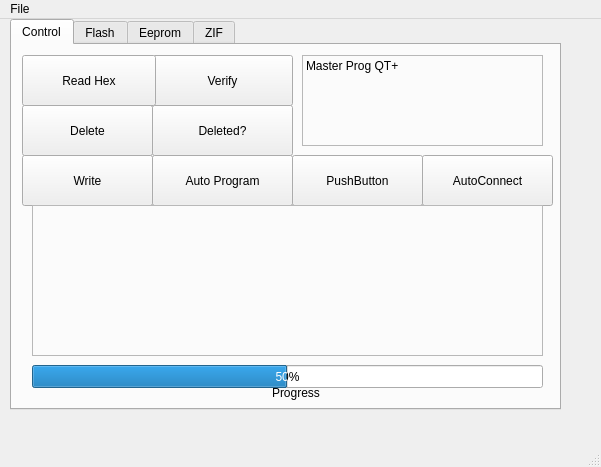
<?xml version="1.0" encoding="UTF-8"?>
<ui version="4.0">
 <class>MainWindow</class>
 <widget class="QMainWindow" name="MainWindow">
  <property name="geometry">
   <rect>
    <x>0</x>
    <y>0</y>
    <width>601</width>
    <height>467</height>
   </rect>
  </property>
  <property name="sizePolicy">
   <sizepolicy hsizetype="Fixed" vsizetype="Preferred">
    <horstretch>0</horstretch>
    <verstretch>0</verstretch>
   </sizepolicy>
  </property>
  <property name="windowTitle">
   <string>MainWindow</string>
  </property>
  <widget class="QWidget" name="centralWidget">
   <widget class="QTabWidget" name="tabWidget">
    <property name="geometry">
     <rect>
      <x>10</x>
      <y>0</y>
      <width>551</width>
      <height>391</height>
     </rect>
    </property>
    <property name="toolTip">
     <string extracomment="Hola"/>
    </property>
    <property name="currentIndex">
     <number>0</number>
    </property>
    <widget class="QWidget" name="tabControl">
     <attribute name="title">
      <string>Control</string>
     </attribute>
     <widget class="QPushButton" name="btnVerify">
      <property name="geometry">
       <rect>
        <x>140</x>
        <y>10</y>
        <width>141</width>
        <height>51</height>
       </rect>
      </property>
      <property name="text">
       <string>Verify</string>
      </property>
      <property name="icon">
       <iconset>
        <normaloff>../../../Icons/verified.png</normaloff>../../../Icons/verified.png</iconset>
      </property>
      <property name="iconSize">
       <size>
        <width>32</width>
        <height>32</height>
       </size>
      </property>
     </widget>
     <widget class="QPushButton" name="btnDelete">
      <property name="geometry">
       <rect>
        <x>10</x>
        <y>60</y>
        <width>131</width>
        <height>51</height>
       </rect>
      </property>
      <property name="text">
       <string>Delete</string>
      </property>
      <property name="icon">
       <iconset>
        <normaloff>../../../Icons/DeleteRed.png</normaloff>../../../Icons/DeleteRed.png</iconset>
      </property>
      <property name="iconSize">
       <size>
        <width>32</width>
        <height>32</height>
       </size>
      </property>
     </widget>
     <widget class="QPushButton" name="btnDeleted">
      <property name="geometry">
       <rect>
        <x>140</x>
        <y>60</y>
        <width>141</width>
        <height>51</height>
       </rect>
      </property>
      <property name="text">
       <string>Deleted?</string>
      </property>
      <property name="icon">
       <iconset>
        <normaloff>../../../Icons/Cancel.png</normaloff>../../../Icons/Cancel.png</iconset>
      </property>
      <property name="iconSize">
       <size>
        <width>32</width>
        <height>32</height>
       </size>
      </property>
     </widget>
     <widget class="QPushButton" name="btnWrite">
      <property name="geometry">
       <rect>
        <x>10</x>
        <y>110</y>
        <width>131</width>
        <height>51</height>
       </rect>
      </property>
      <property name="text">
       <string>Write</string>
      </property>
      <property name="icon">
       <iconset>
        <normaloff>../../../Icons/Arrow Down.png</normaloff>../../../Icons/Arrow Down.png</iconset>
      </property>
      <property name="iconSize">
       <size>
        <width>32</width>
        <height>32</height>
       </size>
      </property>
     </widget>
     <widget class="QPushButton" name="btnAutoProg">
      <property name="geometry">
       <rect>
        <x>140</x>
        <y>110</y>
        <width>141</width>
        <height>51</height>
       </rect>
      </property>
      <property name="text">
       <string>Auto Program</string>
      </property>
      <property name="icon">
       <iconset>
        <normaloff>../../../Icons/system-software-update.png</normaloff>../../../Icons/system-software-update.png</iconset>
      </property>
      <property name="iconSize">
       <size>
        <width>32</width>
        <height>32</height>
       </size>
      </property>
     </widget>
     <widget class="QLabel" name="lblState">
      <property name="geometry">
       <rect>
        <x>290</x>
        <y>10</y>
        <width>241</width>
        <height>91</height>
       </rect>
      </property>
      <property name="frameShape">
       <enum>QFrame::StyledPanel</enum>
      </property>
      <property name="frameShadow">
       <enum>QFrame::Sunken</enum>
      </property>
      <property name="text">
       <string>Master Prog QT+</string>
      </property>
      <property name="textFormat">
       <enum>Qt::PlainText</enum>
      </property>
      <property name="alignment">
       <set>Qt::AlignLeading|Qt::AlignLeft|Qt::AlignTop</set>
      </property>
      <property name="margin">
       <number>0</number>
      </property>
     </widget>
     <widget class="QPushButton" name="pushButton_7">
      <property name="geometry">
       <rect>
        <x>280</x>
        <y>110</y>
        <width>131</width>
        <height>51</height>
       </rect>
      </property>
      <property name="text">
       <string>PushButton</string>
      </property>
      <property name="iconSize">
       <size>
        <width>32</width>
        <height>32</height>
       </size>
      </property>
     </widget>
     <widget class="QPushButton" name="btnAutoConnect">
      <property name="geometry">
       <rect>
        <x>410</x>
        <y>110</y>
        <width>131</width>
        <height>51</height>
       </rect>
      </property>
      <property name="text">
       <string>AutoConnect</string>
      </property>
      <property name="icon">
       <iconset>
        <normaloff>../../../Icons/USB1.png</normaloff>../../../Icons/USB1.png</iconset>
      </property>
      <property name="iconSize">
       <size>
        <width>32</width>
        <height>32</height>
       </size>
      </property>
     </widget>
     <widget class="QFrame" name="frmDevice">
      <property name="geometry">
       <rect>
        <x>20</x>
        <y>160</y>
        <width>511</width>
        <height>151</height>
       </rect>
      </property>
      <property name="frameShape">
       <enum>QFrame::StyledPanel</enum>
      </property>
      <property name="frameShadow">
       <enum>QFrame::Raised</enum>
      </property>
     </widget>
     <widget class="QProgressBar" name="progressBar">
      <property name="geometry">
       <rect>
        <x>20</x>
        <y>320</y>
        <width>511</width>
        <height>23</height>
       </rect>
      </property>
      <property name="value">
       <number>50</number>
      </property>
     </widget>
     <widget class="QLabel" name="label_2">
      <property name="geometry">
       <rect>
        <x>260</x>
        <y>340</y>
        <width>62</width>
        <height>16</height>
       </rect>
      </property>
      <property name="text">
       <string>Progress</string>
      </property>
     </widget>
     <widget class="QPushButton" name="btnRead">
      <property name="geometry">
       <rect>
        <x>10</x>
        <y>10</y>
        <width>134</width>
        <height>51</height>
       </rect>
      </property>
      <property name="text">
       <string>Read Hex</string>
      </property>
      <property name="icon">
       <iconset>
        <normaloff>../../../Icons/Upload.png</normaloff>../../../Icons/Upload.png</iconset>
      </property>
      <property name="iconSize">
       <size>
        <width>32</width>
        <height>32</height>
       </size>
      </property>
     </widget>
    </widget>
    <widget class="QWidget" name="tabFlash">
     <property name="contextMenuPolicy">
      <enum>Qt::CustomContextMenu</enum>
     </property>
     <attribute name="title">
      <string>Flash</string>
     </attribute>
    </widget>
    <widget class="QWidget" name="tabEeprom">
     <attribute name="title">
      <string>Eeprom</string>
     </attribute>
    </widget>
    <widget class="QWidget" name="tabZIF">
     <attribute name="title">
      <string>ZIF</string>
     </attribute>
    </widget>
   </widget>
  </widget>
  <widget class="QMenuBar" name="menuBar">
   <property name="geometry">
    <rect>
     <x>0</x>
     <y>0</y>
     <width>601</width>
     <height>22</height>
    </rect>
   </property>
   <widget class="QMenu" name="menuFile">
    <property name="title">
     <string>File</string>
    </property>
    <addaction name="actionOpen_Hex_File"/>
    <addaction name="actionSave_Hex_File"/>
    <addaction name="separator"/>
    <addaction name="actionQuit"/>
   </widget>
   <addaction name="menuFile"/>
  </widget>
  <widget class="QStatusBar" name="statusBar"/>
  <action name="actionOpen_Hex_File">
   <property name="text">
    <string>Open Hex File</string>
   </property>
  </action>
  <action name="actionSave_Hex_File">
   <property name="text">
    <string>Save Hex File</string>
   </property>
  </action>
  <action name="actionQuit">
   <property name="text">
    <string>Quit</string>
   </property>
  </action>
 </widget>
 <layoutdefault spacing="6" margin="11"/>
 <resources/>
 <connections>
  <connection>
   <sender>btnAutoConnect</sender>
   <signal>clicked()</signal>
   <receiver>MainWindow</receiver>
   <slot>sigAutoConnect()</slot>
   <hints>
    <hint type="sourcelabel">
     <x>502</x>
     <y>187</y>
    </hint>
    <hint type="destinationlabel">
     <x>577</x>
     <y>284</y>
    </hint>
   </hints>
  </connection>
 </connections>
 <slots>
  <slot>sigAutoConnect()</slot>
 </slots>
</ui>
